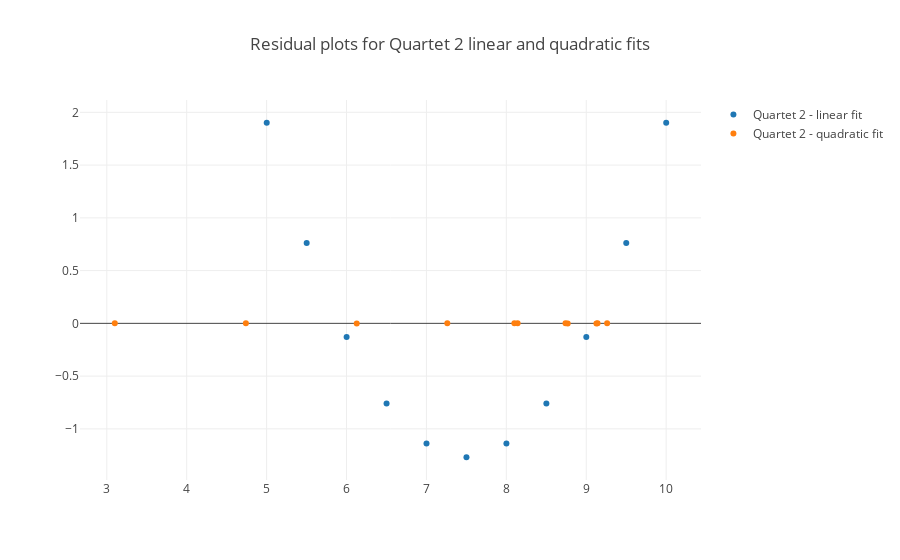

Here is the notebook cell this chart was saved with:
### Markdown cell above
The negative BIC and AIC clearly show that the quadratic fit is the best one.

### Code cell
# residuals

# calculate the residuals
Q2_residual = Q2_Y_pred - Q2_Y
Q2_residualQuad = Q2_Y_predQuadratic - Q2_Y

trace1 = go.Scatter(x=Q2_Y_pred, y = Q2_residual, mode = 'markers', name = 'Quartet 2 - linear fit')
trace2 = go.Scatter(x=Q2_Y_predQuadratic, y = Q2_residualQuad, mode = 'markers', name = 'Quartet 2 - quadratic fit')

data = [trace1, trace2]

layout= go.Layout(
    title= 'Residual plots for Quartet 2 linear and quadratic fits'
)

fig = go.Figure(data=data, layout=layout)
iplot(fig)

### Figure 1 — Plotly figure (JSON) as saved in the notebook; plotly's stock layout.template omitted (floating-point values rounded to 4 significant figures)
{"data": [{"mode": "markers", "name": "Quartet 2 - linear fit", "type": "scatter", "uid": "29de8625-5584-444d-a15f-6f831f653949", "x": [5.001, 5.501, 6.001, 6.501, 7.001, 7.501, 8.001, 8.501, 9.001, 9.501, 10.0], "y": [1.901, 0.7613, -0.1288, -0.7589, -1.139, -1.269, -1.139, -0.7593, -0.1294, 0.7605, 1.9]}, {"mode": "markers", "name": "Quartet 2 - quadratic fit", "type": "scatter", "uid": "976fc248-c8b1-46e2-aa3c-317c784d0ebd", "x": [3.1, 4.741, 6.128, 7.261, 8.141, 8.768, 9.141, 9.261, 9.128, 8.741, 8.1], "y": [0.0002098, 0.0006294, -0.002378, 0.001189, 0.001329, -0.001958, 0.001329, 0.001189, -0.002378, 0.0006294, 0.0002098]}], "layout": {"title": "Residual plots for Quartet 2 linear and quadratic fits"}}
